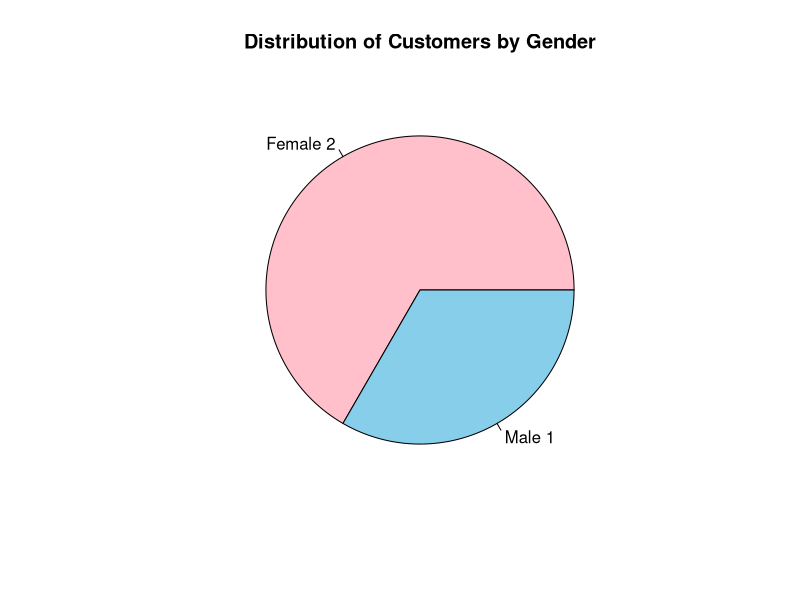

Generate this figure with R:
gender <- c("Female", "Male", "Female")

gender_count <- table(gender)

pie(
  gender_count,
  labels = paste(names(gender_count), gender_count),
  main = "Distribution of Customers by Gender",
  col = c("pink", "skyblue")
)
